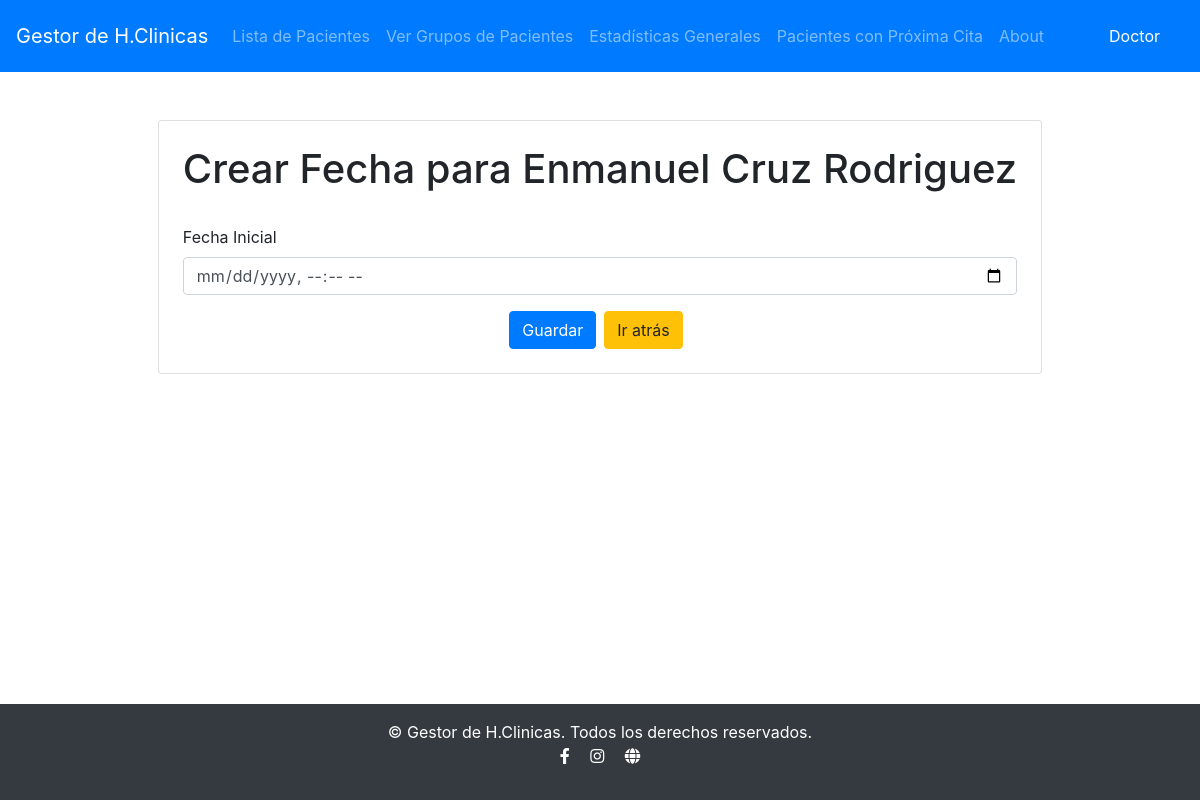
The app's page /pacientes/01022472548/crear-fecha/ (signed in), older data.
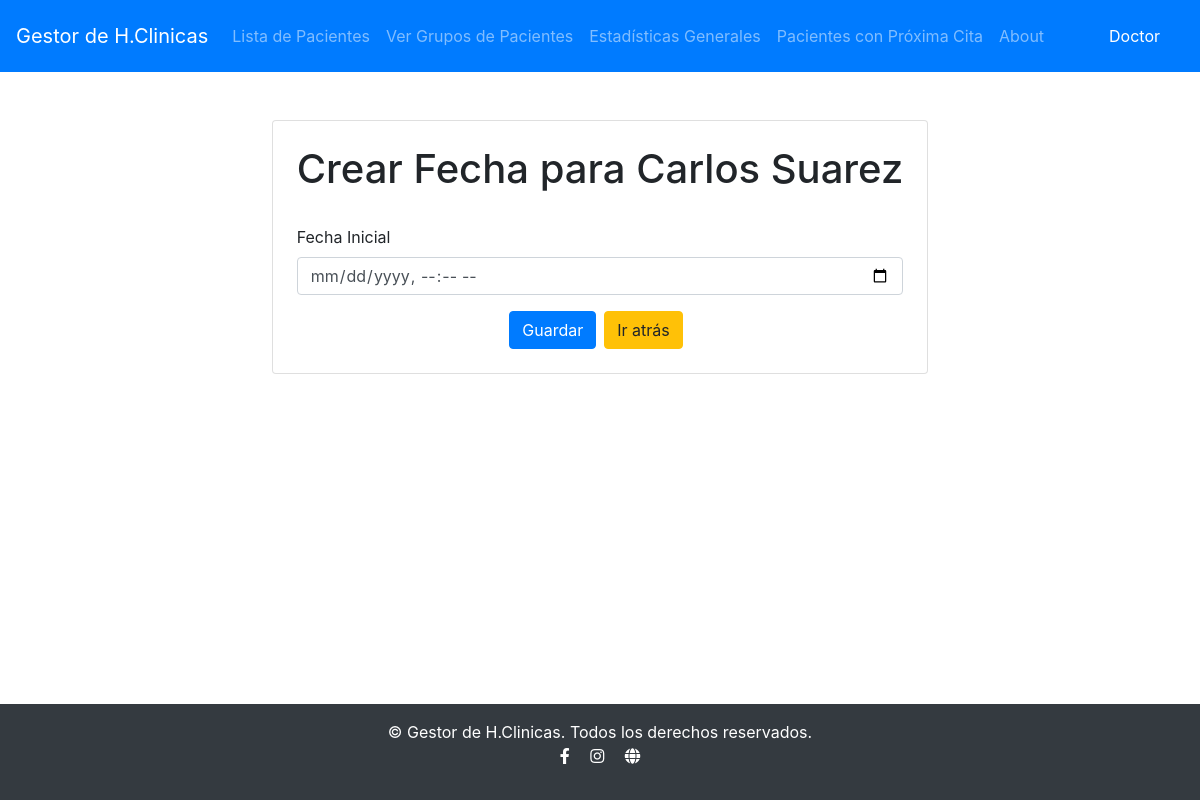
The same page, newer data.
### Historia/models.py (models this page shows, shortened)
class Paciente(models.Model):
    ci = models.CharField(primary_key=True, max_length=11)
    nombre = models.CharField(max_length=50)
    apellidos = models.CharField(max_length=50)
    telefono = models.IntegerField(null=True)
    direccion = models.CharField(max_length=50)
    SEXO_CHOICES = (
        ('M', 'Masculino'),
        ('F', 'Femenino'),
    )
    sexo = models.CharField(max_length=1, choices=SEXO_CHOICES)
    RAZA_CHOICES = (
        ('B', 'Blanco'),
        ('N', 'Negro'),
    )
    raza = models.CharField(max_length=1, choices=RAZA_CHOICES)
    edad = models.IntegerField()

### Historia/views/fechas.py (the view)
# urls.py: path('pacientes/<str:pk>/crear-fecha/', fechas.crear_fecha_paciente, name='crear_fecha_paciente'),
@login_required(login_url="/")
@permission_required("estudiantes.add_fecha", login_url="/")
def crear_fecha_paciente(request, pk):
    paciente = get_object_or_404(Paciente, pk=pk)
    if request.method == 'POST':
        fecha_inicial = request.POST.get('fecha_inicial')
        new_fecha = Fecha.objects.create(paciente=paciente, fecha_inicial=fecha_inicial)
        return redirect('ver_fechas_paciente', pk=paciente.pk)
    return render(request, 'fechas/crear_fecha_paciente.html', {'paciente': paciente})

### Historia/templates/fechas/crear_fecha_paciente.html (shortened to what this page needs)
{% extends 'base.html' %}
{% block content %}
<div class="d-flex justify-content-center" >
	<div class="card p-4">
		<h1 class="text-center">Crear Fecha para {{ paciente.nombre }} {{ paciente.apellidos }}</h1>
		<form method="post" class="mt-4">
		<div class="mb-3">
			<label for="fecha_inicial" class="form-label">Fecha Inicial</label>
			<input type="datetime-local" class="form-control" id="fecha_inicial" name="fecha_inicial" required />
		</div>
		<div class="d-flex justify-content-center">
			<button type="submit" class="btn btn-primary mr-2">Guardar</button>
			<a class="btn btn-warning mr-2" href="{% url 'ver_fechas_paciente' paciente.pk %}" class="back-button">Ir atrás</a>
		</div>
		</form>
	</div>
</div>
{% endblock %}

Row changes from the older to the newer data that the page shows:
changed Paciente: nombre "Enmanuel" → "Carlos"; apellidos "Cruz Rodriguez" → "Suarez"
